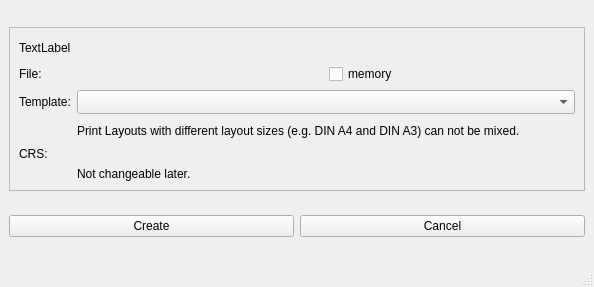
<?xml version="1.0" encoding="UTF-8"?>
<ui version="4.0">
 <class>PlotNewLayoutMenu</class>
 <widget class="QMainWindow" name="PlotNewLayoutMenu">
  <property name="windowModality">
   <enum>Qt::ApplicationModal</enum>
  </property>
  <property name="geometry">
   <rect>
    <x>0</x>
    <y>0</y>
    <width>594</width>
    <height>287</height>
   </rect>
  </property>
  <property name="windowTitle">
   <string>Create new Print Layer</string>
  </property>
  <widget class="QWidget" name="centralwidget">
   <layout class="QGridLayout" name="gridLayout">
    <item row="0" column="0">
     <widget class="QFrame" name="MainWidget">
      <property name="frameShape">
       <enum>QFrame::NoFrame</enum>
      </property>
      <property name="frameShadow">
       <enum>QFrame::Raised</enum>
      </property>
      <layout class="QGridLayout" name="gridLayout_2">
       <property name="leftMargin">
        <number>0</number>
       </property>
       <property name="topMargin">
        <number>0</number>
       </property>
       <property name="rightMargin">
        <number>0</number>
       </property>
       <property name="bottomMargin">
        <number>0</number>
       </property>
       <item row="0" column="0" colspan="2">
        <widget class="QFrame" name="frame">
         <property name="sizePolicy">
          <sizepolicy hsizetype="Preferred" vsizetype="Maximum">
           <horstretch>0</horstretch>
           <verstretch>0</verstretch>
          </sizepolicy>
         </property>
         <property name="frameShape">
          <enum>QFrame::StyledPanel</enum>
         </property>
         <property name="frameShadow">
          <enum>QFrame::Raised</enum>
         </property>
         <layout class="QGridLayout" name="gridLayout_3">
          <item row="1" column="1">
           <widget class="QFrame" name="frame_2">
            <property name="frameShape">
             <enum>QFrame::NoFrame</enum>
            </property>
            <property name="frameShadow">
             <enum>QFrame::Raised</enum>
            </property>
            <layout class="QHBoxLayout" name="horizontalLayout">
             <property name="leftMargin">
              <number>0</number>
             </property>
             <property name="topMargin">
              <number>0</number>
             </property>
             <property name="rightMargin">
              <number>0</number>
             </property>
             <property name="bottomMargin">
              <number>0</number>
             </property>
             <item>
              <widget class="QgsFileWidget" name="FileEdit"/>
             </item>
             <item>
              <widget class="QCheckBox" name="CheckBox_Temporary">
               <property name="toolTip">
                <string>&lt;html&gt;&lt;head/&gt;&lt;body&gt;&lt;p&gt;Temporary GeoPackage file will be deleted on next QGIS or plugin start.&lt;/p&gt;&lt;/body&gt;&lt;/html&gt;</string>
               </property>
               <property name="text">
                <string>memory</string>
               </property>
              </widget>
             </item>
            </layout>
           </widget>
          </item>
          <item row="3" column="1">
           <widget class="QLabel" name="label_5">
            <property name="text">
             <string>Print Layouts with different layout sizes (e.g. DIN A4 and DIN A3) can not be mixed.</string>
            </property>
            <property name="wordWrap">
             <bool>true</bool>
            </property>
           </widget>
          </item>
          <item row="4" column="0">
           <widget class="QLabel" name="label_4">
            <property name="sizePolicy">
             <sizepolicy hsizetype="Maximum" vsizetype="Preferred">
              <horstretch>0</horstretch>
              <verstretch>0</verstretch>
             </sizepolicy>
            </property>
            <property name="text">
             <string>CRS:</string>
            </property>
           </widget>
          </item>
          <item row="4" column="1">
           <widget class="QgsProjectionSelectionWidget" name="DrD_Crs">
            <property name="sizePolicy">
             <sizepolicy hsizetype="Preferred" vsizetype="Maximum">
              <horstretch>0</horstretch>
              <verstretch>0</verstretch>
             </sizepolicy>
            </property>
           </widget>
          </item>
          <item row="5" column="1">
           <widget class="QLabel" name="label_3">
            <property name="sizePolicy">
             <sizepolicy hsizetype="Preferred" vsizetype="Maximum">
              <horstretch>0</horstretch>
              <verstretch>0</verstretch>
             </sizepolicy>
            </property>
            <property name="toolTip">
             <string>&lt;html&gt;&lt;head/&gt;&lt;body&gt;&lt;p&gt;Depends on your reference system you can catch more or less map content per page.&lt;/p&gt;&lt;p&gt;The plot will be done with this references system.&lt;/p&gt;&lt;/body&gt;&lt;/html&gt;</string>
            </property>
            <property name="text">
             <string>Not changeable later.</string>
            </property>
            <property name="textFormat">
             <enum>Qt::PlainText</enum>
            </property>
            <property name="wordWrap">
             <bool>true</bool>
            </property>
           </widget>
          </item>
          <item row="1" column="0">
           <widget class="QLabel" name="label">
            <property name="sizePolicy">
             <sizepolicy hsizetype="Preferred" vsizetype="Maximum">
              <horstretch>0</horstretch>
              <verstretch>0</verstretch>
             </sizepolicy>
            </property>
            <property name="text">
             <string>File:</string>
            </property>
           </widget>
          </item>
          <item row="2" column="0">
           <widget class="QLabel" name="label_2">
            <property name="sizePolicy">
             <sizepolicy hsizetype="Preferred" vsizetype="Maximum">
              <horstretch>0</horstretch>
              <verstretch>0</verstretch>
             </sizepolicy>
            </property>
            <property name="text">
             <string>Template:</string>
            </property>
           </widget>
          </item>
          <item row="2" column="1">
           <widget class="QComboBox" name="DrD_Templates">
            <property name="sizeAdjustPolicy">
             <enum>QComboBox::AdjustToMinimumContentsLengthWithIcon</enum>
            </property>
           </widget>
          </item>
          <item row="0" column="0" colspan="2">
           <widget class="QLabel" name="Label_Status">
            <property name="text">
             <string>TextLabel</string>
            </property>
           </widget>
          </item>
         </layout>
        </widget>
       </item>
       <item row="1" column="0">
        <widget class="QPushButton" name="But_Create">
         <property name="text">
          <string>Create</string>
         </property>
        </widget>
       </item>
       <item row="1" column="1">
        <widget class="QPushButton" name="But_Cancel">
         <property name="text">
          <string>Cancel</string>
         </property>
        </widget>
       </item>
      </layout>
     </widget>
    </item>
   </layout>
  </widget>
  <widget class="QStatusBar" name="statusbar"/>
 </widget>
 <customwidgets>
  <customwidget>
   <class>QgsFileWidget</class>
   <extends>QWidget</extends>
   <header>qgsfilewidget.h</header>
  </customwidget>
  <customwidget>
   <class>QgsProjectionSelectionWidget</class>
   <extends>QWidget</extends>
   <header>qgsprojectionselectionwidget.h</header>
  </customwidget>
 </customwidgets>
 <resources/>
 <connections/>
</ui>
